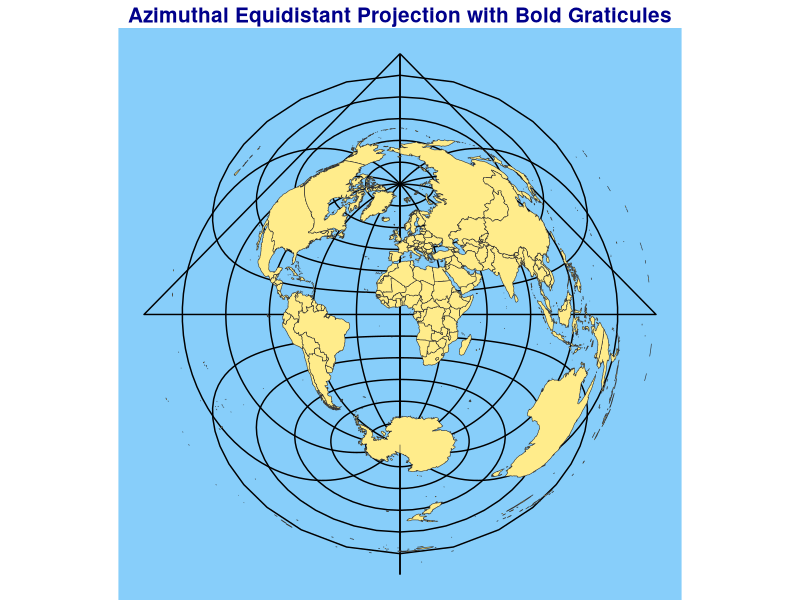

Reproduce this figure in R.
# Load libraries
library(sf)
library(ggplot2)
library(rnaturalearth)

# Fetch world data
world <- rnaturalearth::ne_countries(scale = "medium", returnclass = "sf")

# Transform the world data to Azimuthal Equidistant projection
azimuthal_crs <- "+proj=aeqd +lat_0=0 +lon_0=0"  # Azimuthal Equidistant projection
world_azimuthal <- st_transform(world, crs = azimuthal_crs)

# Generate graticules (gridlines) and reproject them into Azimuthal Equidistant projection
graticules_azimuthal <- st_graticule(
  lon = seq(-180, 180, by = 30),  # Longitude lines every 30 degrees
  lat = seq(-90, 90, by = 15)    # Latitude lines every 15 degrees
) %>% 
  st_transform(crs = azimuthal_crs)  # Reproject graticules into Azimuthal Equidistant projection

# Plot the Azimuthal Equidistant projection map with bolder and darker graticules
ggplot() +
  geom_sf(data = graticules_azimuthal, color = "black", linetype = "solid", size = 0.6) +  # Darker and thicker graticules
  geom_sf(data = world_azimuthal, fill = "lightgoldenrod1", color = "gray20", size = 0.3) +  # Land
  theme_void() + 
  theme(
    panel.background = element_rect(fill = "lightskyblue", color = NA),  # Ocean
    plot.title = element_text(size = 15, face = "bold", hjust = 0.5, color = "darkblue")
  ) +
  labs(title = "Azimuthal Equidistant Projection with Bold Graticules")
